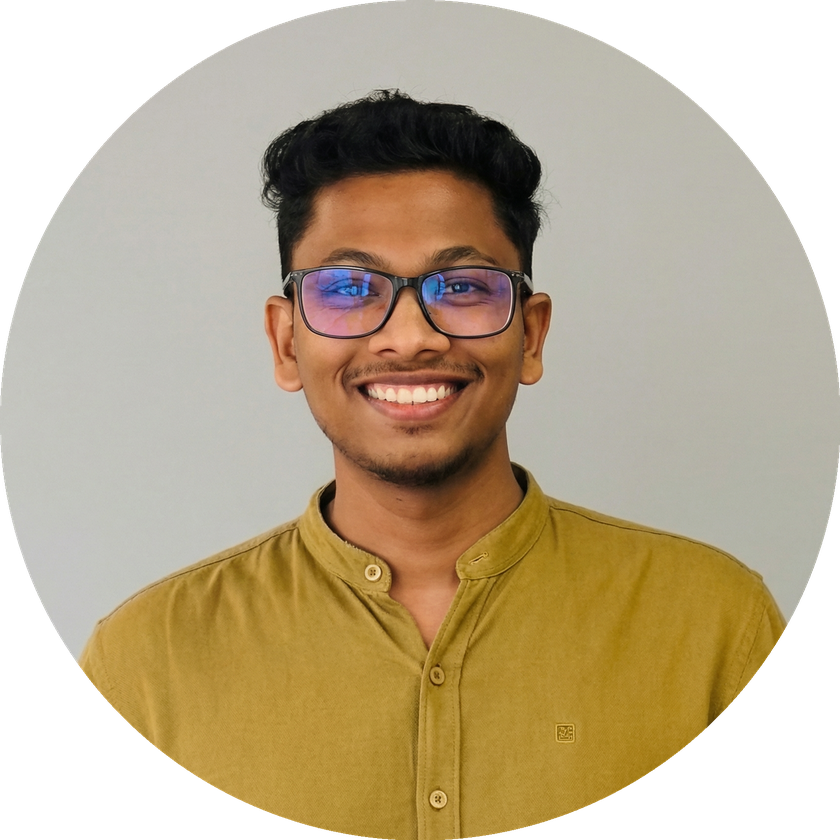
#> input picture assets/profile-pic.png, 840 x 840 px, shrunk from 1706 x 1706 before the run, found by its file name
$ python crop_to_circle.py assets/profile-pic.png assets/profile-pic-circular.png --zoom 1.2
#> lines starting #> are read from the running program, lines starting #| are printed output that depends on the picture
#> further down, img is the input picture: PIL image 840x840 RGBA; mean R, G, B, A 136.2, 120.7, 93.2, 200.5
import sys
from PIL import Image, ImageDraw

def crop_to_circle(image, zoom=1.0):
    """
    Crops the image to a circle, with an optional zoom.
    The output image will have a transparent background.
    """
#> called with zoom = 1.2
    width, height = image.size
#> width = 840; height = 840

    # Apply zoom by cropping the center of the image
    if zoom != 1.0:
        # Ensure zoom is not zero or negative
        if zoom <= 0:
            raise ValueError("Zoom factor must be a positive number.")

        new_width = width / zoom
#> new_width = 700
        new_height = height / zoom
#> new_height = 700
        left = (width - new_width) / 2
#> left = 70
        top = (height - new_height) / 2
#> top = 70
        right = (width + new_width) / 2
#> right = 770
        bottom = (height + new_height) / 2
#> bottom = 770
        image = image.crop((left, top, right, bottom))
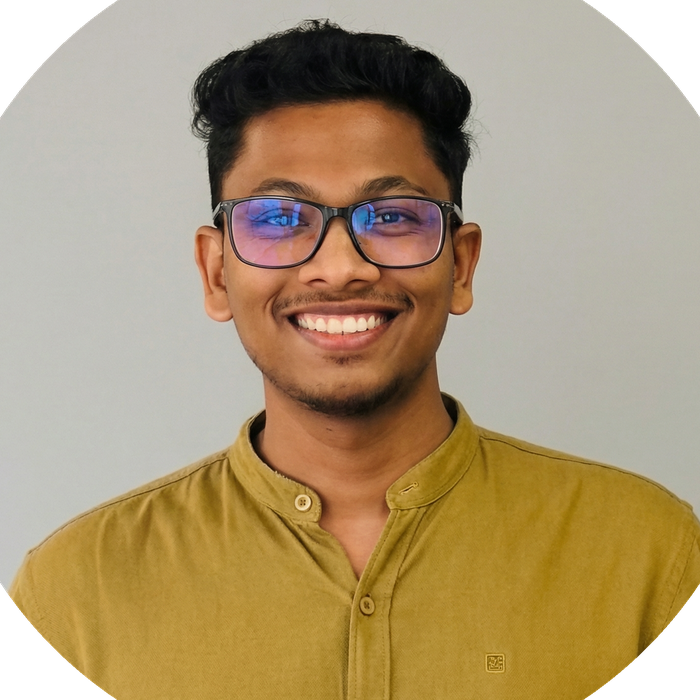
#> image: PIL image 700x700 RGBA; mean R, G, B, A 161.3, 140.9, 106.8, 242.5; transparent parts drawn white
        width, height = image.size
#> width = 700; height = 700

    # Create a circular mask. The mask should be a square based on the smallest dimension.
    size = min(width, height)
#> size = 700

    # Crop the input image to a square before creating the mask.
    # This ensures the circle is not distorted if the zoomed image is not perfectly square.
    left = (width - size) / 2
#> left = 0
    top = (height - size) / 2
#> top = 0
    right = (width + size) / 2
#> right = 700
    bottom = (height + size) / 2
#> bottom = 700
    image = image.crop((left, top, right, bottom))

    # Create the circular mask
    mask = Image.new('L', (size, size), 0)
#> mask: PIL image 700x700 L; every value is 0
    draw = ImageDraw.Draw(mask)
    draw.ellipse((0, 0, size, size), fill=255)

    # Create the final circular image with a transparent background
    output = Image.new('RGBA', (size, size))
#> output: PIL image 700x700 RGBA; every value is 0
    output.paste(image, (0, 0), mask)
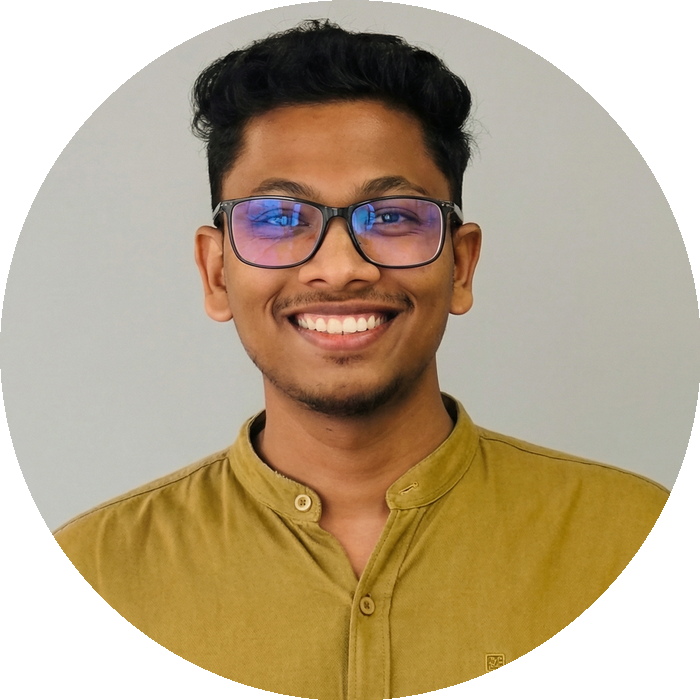
#> output: PIL image 700x700 RGBA; mean R, G, B, A 130.6, 113.1, 86, 200.8; transparent parts drawn white

    return output

if __name__ == "__main__":
    import argparse

    parser = argparse.ArgumentParser(
        description="""
    Crop an image to a circle with an optional zoom.
    The output image will be a square PNG with the circular-cropped image and a transparent background.

    Example Usage:
    python scripts/crop_to_circle.py assets/profile-pic.png assets/profile-pic-circular.png --zoom 1.2
    """,
        formatter_class=argparse.RawTextHelpFormatter
    )
    parser.add_argument("input_file", help="Path to the input image file (e.g., 'assets/profile-pic.png').")
    parser.add_argument("output_file", help="Path to save the circular output image (e.g., 'assets/output.png').")
    parser.add_argument(
        "--zoom",
        type=float,
        default=1.0,
        help="Zoom factor. > 1 to zoom in, < 1 to zoom out. Default is 1.0 (no zoom)."
    )

    args = parser.parse_args()

    try:
        with Image.open(args.input_file) as img:
            # Convert to RGBA to ensure it has an alpha channel for transparency
            img = img.convert("RGBA")
            circular_image = crop_to_circle(img, args.zoom)
            circular_image.save(args.output_file, "PNG")
            print(f"✅ Successfully created circular image at: {args.output_file}")
    except FileNotFoundError:
        print(f"❌ Error: Input file not found at '{args.input_file}'", file=sys.stderr)
        sys.exit(1)
    except Exception as e:
        print(f"❌ An error occurred: {e}", file=sys.stderr)
        sys.exit(1)
